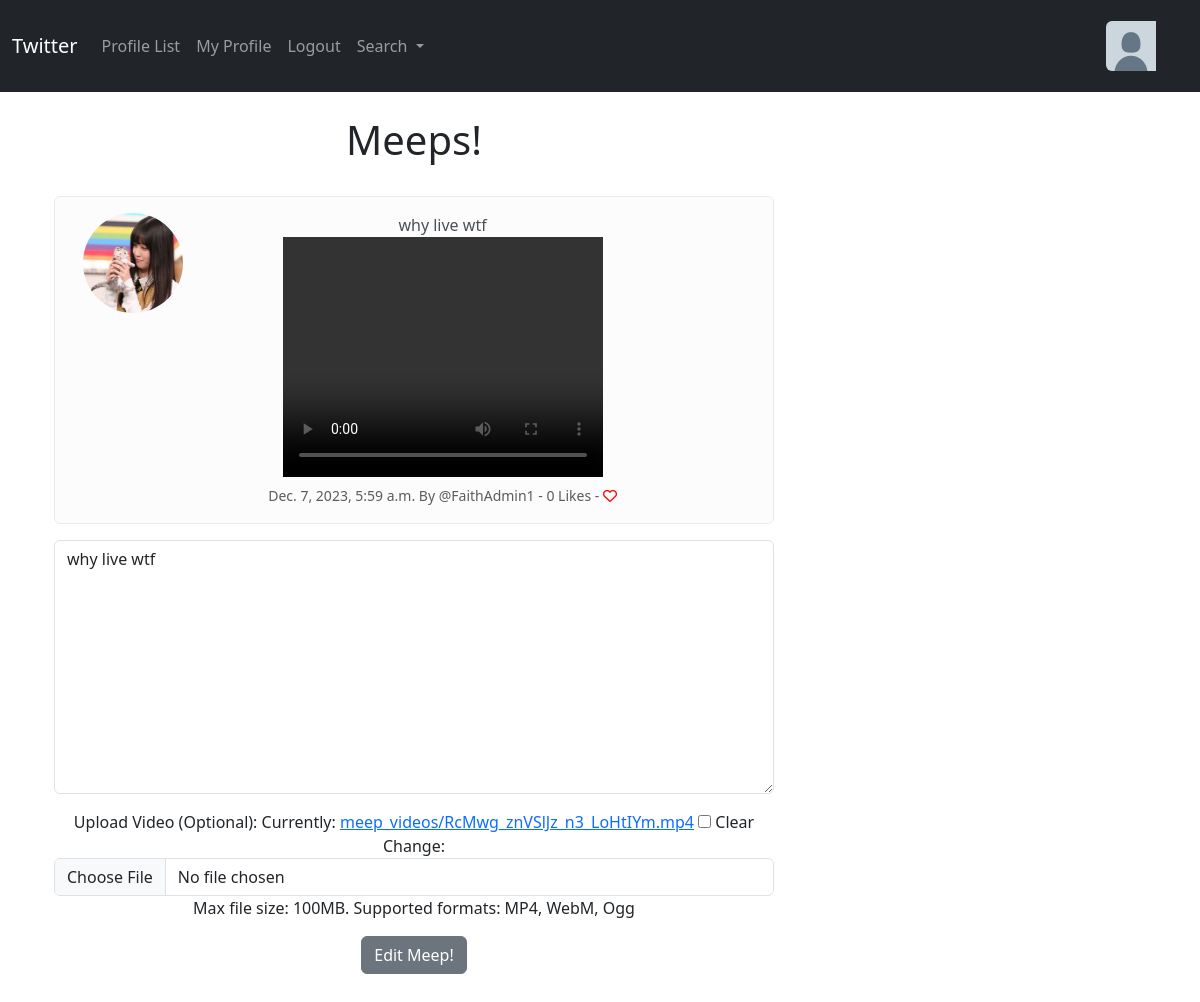
Screenshot of /edit_meep/40 (signed in) with the database file from the repository.
### musker/models.py (models this page shows, shortened)
class Meep(models.Model):
    user = models.ForeignKey(
        User, related_name="meeps",
        on_delete=models.DO_NOTHING
    )
    body = models.CharField(max_length=200)
    created_at = models.DateTimeField(auto_now_add=True)
    likes = models.ManyToManyField(User, related_name="meep_like", blank=True)
    video = models.FileField(upload_to='meep_videos/', blank=True, null=True)
    def number_of_likes(self):
        return self.likes.count()

class Profile(models.Model):
    user = models.OneToOneField(User, on_delete=models.CASCADE)
    follows = models.ManyToManyField("self", related_name="followed_by", symmetrical=False, blank=True)
    date_modified= models.DateTimeField(auto_now=True)
    profile_image= models.ImageField(null=True, blank=True, upload_to="images/")
    profile_bio = models.CharField(null=True, blank=True, max_length=500)
    homepage_link= models.CharField(null=True, blank=True, max_length=500)
    facebook_link = models.CharField(null=True, blank=True, max_length=500)
    instagram_link = models.CharField(null=True, blank=True, max_length=500)
    linkedin_link = models.CharField(null=True, blank=True, max_length=500)

### musker/views.py (the view)
# urls.py: path('edit_meep/<int:pk>', views.edit_meep, name='edit_meep'),
def edit_meep(request,pk):
     if request.user.is_authenticated:
            meep = get_object_or_404(Meep, id=pk)
            if request.user.username== meep.user.username:
                form = MeepForm(request.POST or None, request.FILES or None, instance=meep)
                if request.method == "POST":
                      if form.is_valid():
                          meep = form.save(commit=False)
                          meep.user = request.user
                          meep.save()
                          messages.success(request, "Your post has been edited!.")
                          return redirect('home')
                else:
                    return render(request, "edit_meep.html", {'form': form,'meep':meep})
            else:
                 messages.success(request,("Tweet was delted"))
                 return redirect('home')
     else:
         messages.success(request,("You must be log in"))
         return redirect('home')

### musker/forms.py
class MeepForm(forms.ModelForm):
    body = forms.CharField(
        required=True,
        widget=forms.widgets.Textarea(
            attrs={
                "placeholder": "What is Happening!?",
                "class": "form-control",
            }
        ),
        label=""
    )
    video = forms.FileField(
        required=False,
        label="Upload Video (Optional)",
        widget=forms.ClearableFileInput(
            attrs={
                "multiple": False,
                "class": "form-control",
                "accept": "video/*",
            }
        ),
        help_text="Max file size: 100MB. Supported formats: MP4, WebM, Ogg"
    )
    class Meta:
        model = Meep
        exclude = ("user", "likes",)

### musker/templates/edit_meep.html (shortened to what this page needs)
{% extends "base.html" %}
{% load static %}
{% block content %}
<div class="container text-center">
    <div class="row">
        <div class="col-8">
<h1>Meeps!</h1>
<br/>
<div class="alert alert-light" role="alert">
    <div class="container">
        <div class="row">
            <div class="col-1">
                {% if meep.user.profile.profile_image  %}
                <img src="{{meep.user.profile.profile_image.url}}" width=100 height=100 class="rounded-circle" alt="{{profile.user.username}} ">
                    {% else %}
                <img src="{% static 'images/twitter-avi-gender-balanced-figure.png' %}" width=100 height=100  class="rounded-circle" alt="Profile Picture">
                {% endif %}
            </div>
            <div class="col-11">
    {{ meep.body }}</br>
    {% if meep.video %}
    <video width="320" height="240" controls>
        <source src="{{ meep.video.url }}" type="video/mp4">
    </video>
{% else %}
    No video available.
{% endif %}
    <small class="text-muted">
        {{meep.created_at}} By
        @{{meep.user.username}}
        - {{meep.number_of_likes}} Likes -
        {% if user in meep.likes.all %}
        <a href="{% url 'meep_like' meep.id %}"><i class="fa-solid fa-heart" style="color:red"></i>
        </a>
        {% else %}
        <a href="{% url 'meep_like' meep.id %}">
<i class="fa fa-heart-o" style="color:red"></i>
        </a>
        {% endif %}
</small>
</div><br/><br/>
</div>
</div>
</div>
{% if form %}
<form method=POST enctype="multipart/form-data">
    {{form.as_p}}
<button type ="submit" class="btn btn-secondary">Edit Meep!</button>
</form>
{% endif %}
</div>
{% endblock  %}

### rows the page displays
Meep: user.profile.profile_image (picture), body "why live wtf", created_at "Dec. 7, 2023, 5:59 a.m.", user.username "FaithAdmin1", number_of_likes "0"
